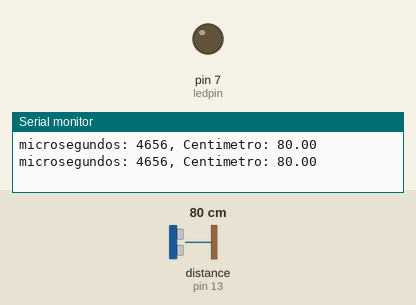
The sketch below on a simulated Arduino Uno, built with avr-gcc and run on an emulated ATmega328P. Parts: output pins drawn as LEDs (lit = HIGH), the last lines printed to the serial monitor. Inputs (shaded band) come from the test bench; at power-on: distance to the obstacle (sensor on pin 13) 80 cm. The echo pulse lasts 58.3 µs per cm.

Above: at 1.8 s.
1.9 s: distance to the obstacle (sensor on pin 13) set to 17 cm
3.4 s: distance to the obstacle (sensor on pin 13) set to 13 cm
At 5.2 s:
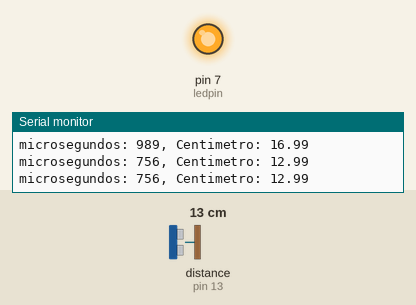
5.5 s: distance to the obstacle (sensor on pin 13) set to 18 cm
At 7.0 s:
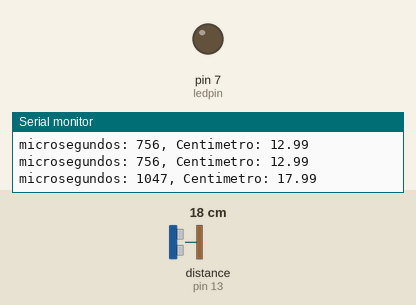
7.5 s: distance to the obstacle (sensor on pin 13) set to 2 cm
At 8.7 s:
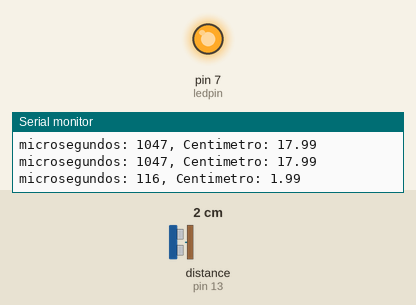
Timing chart, 0 to 10.5 s (numbered marks = the images above; inputs shaded):
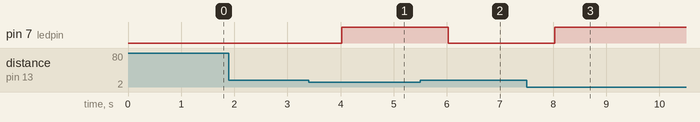

Measured:
- the behaviour switches between 15 and 14 cm on distance to the obstacle (sensor on pin 13) (found by bisection; images 0 and 1)
- after the input at 3.4 s, pin 7 (ledpin): LOW → HIGH after 0.62 s
- after the input at 5.5 s, pin 7 (ledpin): HIGH → LOW after 0.52 s
- after the input at 7.5 s, pin 7 (ledpin): LOW → HIGH after 0.53 s

The sketch:

ultrasonico_led.ino
```cpp
#include <Ultrasonic.h>

#define TRIGGER_PIN  12
#define ECHO_PIN     13

Ultrasonic ultrasonic(TRIGGER_PIN, ECHO_PIN);
int ledpin=7;
int distancia;

void setup()
  {
  Serial.begin(9600);
pinMode(ledpin, OUTPUT);
  }

void loop()
  {
  float cmMsec, inMsec;
  long microsec = ultrasonic.timing();

  cmMsec = ultrasonic.convert(microsec, Ultrasonic::CM);
  inMsec = ultrasonic.convert(microsec, Ultrasonic::IN);

  distancia = int(cmMsec);
  Serial.print("microsegundos: ");
  Serial.print(microsec);
  Serial.print(", Centimetro: ");
  Serial.println(cmMsec);

  if (distancia < 15 ){
    digitalWrite(ledpin, HIGH);
  }
  else{
    digitalWrite(ledpin, LOW);
  }
   // digitalWrite(ledpin, HIGH);
  delay(1000);
  }
```
